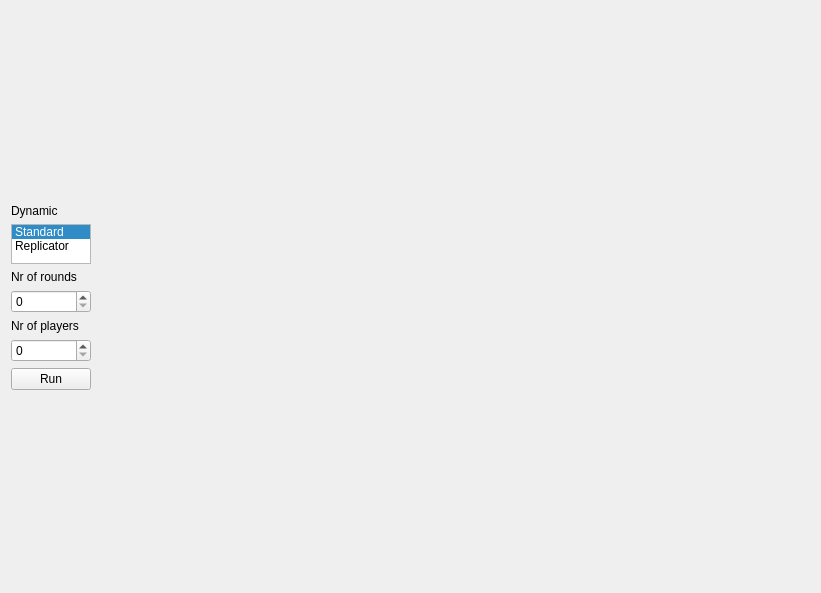
<?xml version="1.0" encoding="UTF-8"?>
<ui version="4.0">
 <class>MainWindow</class>
 <widget class="QMainWindow" name="MainWindow">
  <property name="enabled">
   <bool>true</bool>
  </property>
  <property name="geometry">
   <rect>
    <x>0</x>
    <y>0</y>
    <width>821</width>
    <height>593</height>
   </rect>
  </property>
  <property name="minimumSize">
   <size>
    <width>200</width>
    <height>200</height>
   </size>
  </property>
  <property name="windowTitle">
   <string>Simulation</string>
  </property>
  <widget class="QWidget" name="centralWidget">
   <layout class="QHBoxLayout" name="horizontalLayout">
    <item>
     <layout class="QVBoxLayout" name="verticalLayout">
      <item>
       <spacer name="verticalSpacer">
        <property name="orientation">
         <enum>Qt::Vertical</enum>
        </property>
        <property name="sizeHint" stdset="0">
         <size>
          <width>20</width>
          <height>40</height>
         </size>
        </property>
       </spacer>
      </item>
      <item>
       <widget class="QLabel" name="label_3">
        <property name="text">
         <string>Dynamic</string>
        </property>
       </widget>
      </item>
      <item>
       <widget class="QListWidget" name="listWidget">
        <property name="sizePolicy">
         <sizepolicy hsizetype="Minimum" vsizetype="Minimum">
          <horstretch>0</horstretch>
          <verstretch>0</verstretch>
         </sizepolicy>
        </property>
        <property name="maximumSize">
         <size>
          <width>80</width>
          <height>40</height>
         </size>
        </property>
        <property name="currentRow">
         <number>0</number>
        </property>
        <item>
         <property name="text">
          <string>Standard</string>
         </property>
        </item>
        <item>
         <property name="text">
          <string>Replicator</string>
         </property>
        </item>
       </widget>
      </item>
      <item>
       <widget class="QLabel" name="label_2">
        <property name="text">
         <string>Nr of rounds</string>
        </property>
       </widget>
      </item>
      <item>
       <widget class="QSpinBox" name="spinBox_Rounds">
        <property name="maximum">
         <number>10000</number>
        </property>
       </widget>
      </item>
      <item>
       <widget class="QLabel" name="label">
        <property name="text">
         <string>Nr of players</string>
        </property>
       </widget>
      </item>
      <item>
       <widget class="QSpinBox" name="spinBox_Players"/>
      </item>
      <item>
       <widget class="QPushButton" name="pushButton_Run">
        <property name="text">
         <string>Run</string>
        </property>
       </widget>
      </item>
      <item>
       <spacer name="verticalSpacer_2">
        <property name="orientation">
         <enum>Qt::Vertical</enum>
        </property>
        <property name="sizeHint" stdset="0">
         <size>
          <width>20</width>
          <height>40</height>
         </size>
        </property>
       </spacer>
      </item>
     </layout>
    </item>
    <item>
     <widget class="MyGLWidget" name="myGLWidget" native="true">
      <property name="sizePolicy">
       <sizepolicy hsizetype="Expanding" vsizetype="Preferred">
        <horstretch>0</horstretch>
        <verstretch>0</verstretch>
       </sizepolicy>
      </property>
      <property name="cursor">
       <cursorShape>OpenHandCursor</cursorShape>
      </property>
     </widget>
    </item>
   </layout>
  </widget>
 </widget>
 <layoutdefault spacing="6" margin="11"/>
 <customwidgets>
  <customwidget>
   <class>MyGLWidget</class>
   <extends>QWidget</extends>
   <header location="global">myglwidget.h</header>
   <container>1</container>
   <slots>
    <signal>xRotationChanged(int)</signal>
    <signal>yRotationChanged(int)</signal>
    <signal>zRotationChanged(int)</signal>
    <slot>setXRotation(int)</slot>
    <slot>setYRotation(int)</slot>
    <slot>setZRotation(int)</slot>
   </slots>
  </customwidget>
 </customwidgets>
 <resources/>
 <connections/>
</ui>
